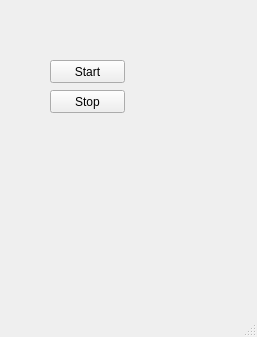
<?xml version="1.0" encoding="UTF-8"?>
<ui version="4.0">
 <class>MainWindow</class>
 <widget class="QMainWindow" name="MainWindow">
  <property name="geometry">
   <rect>
    <x>0</x>
    <y>0</y>
    <width>257</width>
    <height>337</height>
   </rect>
  </property>
  <property name="windowTitle">
   <string>MainWindow</string>
  </property>
  <widget class="QWidget" name="centralwidget">
   <widget class="QPushButton" name="btnStart">
    <property name="geometry">
     <rect>
      <x>50</x>
      <y>60</y>
      <width>75</width>
      <height>23</height>
     </rect>
    </property>
    <property name="text">
     <string>Start</string>
    </property>
   </widget>
   <widget class="QPushButton" name="btnStop">
    <property name="geometry">
     <rect>
      <x>50</x>
      <y>90</y>
      <width>75</width>
      <height>23</height>
     </rect>
    </property>
    <property name="text">
     <string>Stop</string>
    </property>
   </widget>
  </widget>
  <widget class="QMenuBar" name="menubar">
   <property name="geometry">
    <rect>
     <x>0</x>
     <y>0</y>
     <width>257</width>
     <height>21</height>
    </rect>
   </property>
  </widget>
  <widget class="QStatusBar" name="statusbar"/>
 </widget>
 <resources/>
 <connections/>
</ui>
